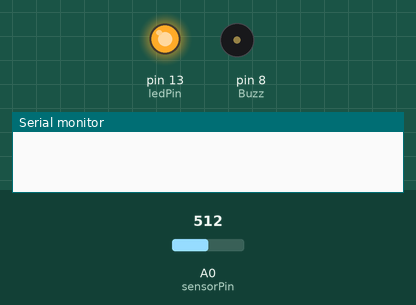
The sketch below on a simulated Arduino Uno, built with avr-gcc and run on an emulated ATmega328P. Shown: output pins drawn as LEDs (lit = HIGH), buzzer (waves = sounding), the last lines printed to the serial monitor. Inputs (shaded band) come from the test bench; at power-on: A0 (sensorPin) = 512.

Above: at 0.1 s.
At 6.2 s:
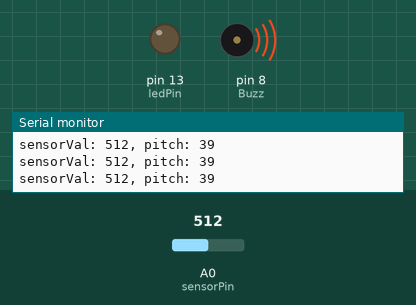
6.3 s: A0 (sensorPin) set to 1023
9.3 s: A0 (sensorPin) set to 1011
12.3 s: A0 (sensorPin) set to 984
15.3 s: A0 (sensorPin) set to 0
At 15.8 s:
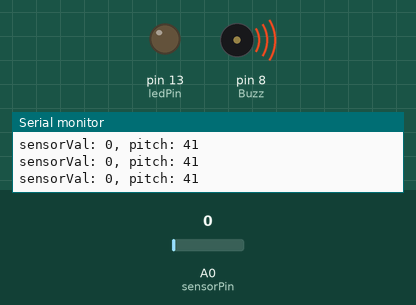
18.3 s: A0 (sensorPin) set to 8
21.3 s: A0 (sensorPin) set to 11
Timing chart, 0 to 24.3 s (numbered marks = the images above; inputs shaded):
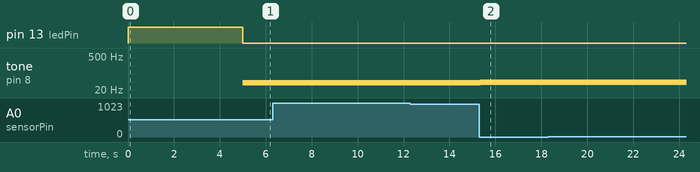

The sketch:

06-light_theremin.ino
```cpp
int sensorVal;

int sensorHigh = 0;
int sensorLow = 1023;

const int sensorPin = A0;
const int Buzz = 8;
const int ledPin = 13;


void setup()
{
  // put your setup code here, to run once:
  pinMode(ledPin, OUTPUT);
  digitalWrite(ledPin, HIGH);

  Serial.begin(9600);

  while (millis() < 5000)
  {
    sensorVal = analogRead(sensorPin);

    if (sensorVal < sensorLow)
    {
      sensorLow = sensorVal;
    }
    if (sensorVal > sensorHigh)
    {
      sensorHigh = sensorVal;
    }
  }

  digitalWrite(ledPin, LOW);

}

void loop()
{
  // put your main code here, to run repeatedly:
  sensorVal = analogRead(sensorPin);

  Serial.print("sensorVal: ");
  Serial.print(sensorVal);

  int pitch = map(sensorVal, sensorLow, sensorHigh, 40, 4000);

  Serial.print(", pitch: ");
  Serial.println(pitch);

  tone(Buzz, pitch, 20);

  delay(10);

}
```
